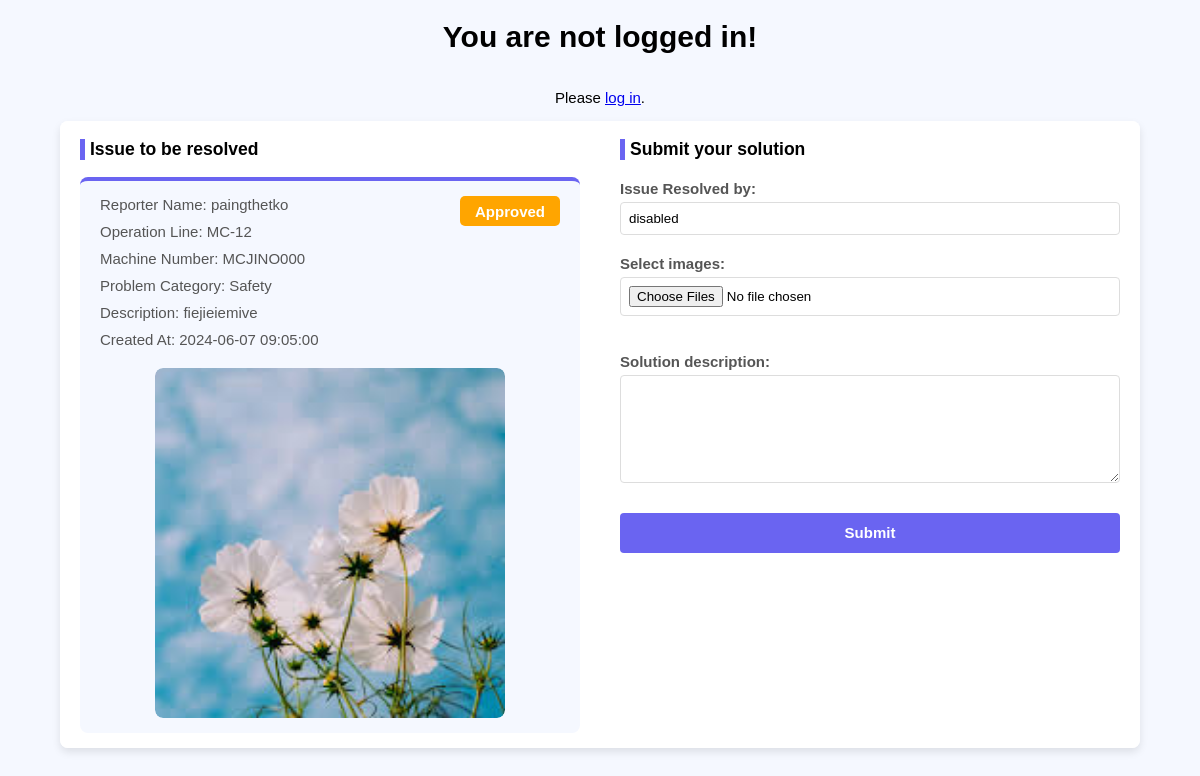
The app's page /main/solution/4/ with its own data.
### main/models.py (models this page shows)
class Report(models.Model):
    STATUS_CHOICES = [
        ('0', 'Pending'),
        ('1', 'Approved'),
        ('2', 'Sent'),
        ('3', 'Solved'),
        ('4', 'Rejected')
    ]
    reportID = models.AutoField(primary_key=True)
    reporterName = models.CharField(max_length=255)
    datetime = models.CharField(max_length=255,null=True)
    operationLineNumber = models.CharField(max_length=255)
    machineNumber = models.CharField(max_length=255, blank=True, null=True)
    problemDescription = models.TextField()
    status = models.CharField(max_length=1, choices=STATUS_CHOICES, default='0')
    confirmedBy = models.CharField(max_length=255, blank=True, null=True)
    sentBy = models.CharField(max_length=255, blank=True, null=True)
    sentTo = models.CharField(max_length=255, blank=True, null=True)
    solvedBy = models.CharField(max_length=255, blank=True, null=True)
    problemCategory = models.CharField(max_length=255, null=True)
    emailNotifyDate = models.CharField(max_length=255, blank=True, null=True)
    dueDate = models.CharField(max_length=255, blank=True, null=True)
    class Meta:
        db_table = "report"

class Image(models.Model):
    report = models.ForeignKey(Report, related_name='images', on_delete=models.CASCADE, blank=True, null=True)
    imageData = models.ImageField(upload_to='reportImages/', height_field=None, width_field=None, max_length=100, blank=True, null=True)
    class Meta:
        db_table = "image"

### main/views.py (the view)
# urls.py: path('solution/<int:report_id>/', views.solution, name = 'solution'),
def solution(request, report_id):
    report = Report.objects.get(reportID = report_id)
    return render(request, 'solution.html', {'report': report})

### templates/solution.html (shortened to what this page needs)
<!DOCTYPE html>
<html lang="en">
<head>
</head>
<body>
    {% if user.is_authenticated %}
    <div style="display: flex; width: 100%;">
        <div style="flex: 2; ">
            <a href="{% url 'login' %}">&#10094;Back</a>
        </div>
        <div style="flex: 8; text-align: center;">
            <h2 style="color: #393680;">Welcome, {{ user.username }}!</h2>
        </div>
        <div style="flex: 2;">
        </div>
    </div>
    {% else %}
        <h1>You are not logged in!</h1>
        <p>Please <a href="{% url 'login' %}">log in</a>.</p>
    {% endif %}
    {% block content %}
    <div class="container">
        <div class="reports-container active">
            <div style="border-left: 5px solid #6A64F1; padding-left: 5px;">
                <h3>Issue to be resolved</h3>
            </div>
            <ul>
                {% if report %}
                    <div class="report-card" style="border-top: 4px solid #6A64F1;">
                        <div class="reportData-status">
                            <div style="flex: 10;">
                                <li>Reporter Name: {{ report.reporterName }}</li>
                                <li>Operation Line: {{ report.operationLineNumber }}</li>
                                <li>Machine Number: {{ report.machineNumber }}</li>
                                <li>Problem Category: {{ report.problemCategory }}</li>
                                <li>Description: {{ report.problemDescription }}</li>
                                <li>Created At: {{ report.datetime }}</li>
                            </div>
                            <div style="flex: 2; padding-top: 10px;">
                                {% if report.status == '0' %}
                                    <div class="pending-tag">Pending</div>
                                {% elif report.status == '1' %}
                                    <div class="approved-tag">Approved</div>
                                {% elif report.status == '2' %}
                                    <div class="email_sent">Email Sent</div>
                                {% elif report.status == '3' %}
                                    <div class="solved">Solved</div>
                                    <a style="font-size: 14px; margin: 10px 0px 0px 5px;" href="{% url 'solutionForReport' report.reportID %}">View Solution</a>
                                {% elif report.status == '4' %}
                                    <div class="rejected">Rejected</div>
                                {% endif %}
                            </div>
                        </div>
                        <li>
                            <div class="carousel">
                                <div class="carousel-images">
                                    {% for image in report.images.all %}
                                        <img src="{{ image.imageData.url }}" alt="Report Image" width="300px" height="350px" style="object-fit: cover;">
                                    {% endfor %}
                                </div>
                            </div>
                        </li>
                    </div>
                {% else %}
                    <li>No reports to display.</li>
                {% endif %}
            </ul>
        </div>
        <div class="form-container">
            <div style="border-left: 5px solid #6A64F1; padding-left: 5px;">
                <h3>Submit your solution</h3>
            </div>
            <form method="post" enctype="multipart/form-data" action="{% url 'upload_solution' report.reportID %}">
                <label for="solverName">Issue Resolved by:</label>
                <input type="text" id="solverName" name="solverName" value={{user.username}} disabled><br>
                <label for="solimages">Select images:</label>
                <input type="file" id="solimages" name="solimages" accept="image/*" multiple required><br><br>
                <label for="soldescription">Solution description:</label>
                <textarea id="soldescription" name="description" rows="6" cols="50" required>{{ editReport.problemDescription }}</textarea><br><br>
                <input type="submit" value="Submit" name="Submit">
            </form>
        </div>
    </div>
    {% endblock %}
</body>
</html>

### templates/solution.html (style rules this page uses)
body { font-family: Arial, sans-serif; margin: 0; padding: 0; display: flex; flex-direction: column; align-items: center; background-color: #F5F8FF; font-size: 15px; }
.container { display: flex; width: 90%; margin: auto; background-color: #fff; box-shadow: 0 4px 8px rgba(0, 0, 0, 0.1); border-radius: 8px; overflow: hidden; }
.form-container, .reports-container { padding: 0px 20px; width: 50%; }
.form-container { background-color: #FFFFFF; border-right: 1px solid #33333331; }
.reports-container { background-color: #FFFFFF; }
.report-card { background-color: #F5F8FF; padding: 5px 20px; border-radius: 8px; }
.report-card li { color: #555; }
.reportData-status { display: flex; }
label { display: block; margin: 10px 0 5px; font-weight: bold; color: #555; }
select, input[type="file"], input[type="submit"], input[type="text"], textarea { width: 100%; padding: 8px; margin-bottom: 10px; border: 1px solid #ddd; border-radius: 4px; box-sizing: border-box; }
input[type="submit"] { background-color: #6A64F1; color: white; border: none; cursor: pointer; height: 40px; font-size: 15px; font-weight: bold; }
ul { list-style-type: none; padding: 0; }
ul li { margin: 10px 0; color: #333; }
form { margin-top: 20px; }
.carousel { position: relative; width: 100%; max-width: 600px; margin: auto; overflow: hidden; border-radius: 8px; }
.carousel-images { display: flex; transition: transform 0.5s ease-in-out; }
.carousel-images img { width: 100%; border-radius: 8px; }
.approved-tag { width: 100px; height: 30px; background-color: orange; align-content: center; text-align: center; border-radius: 5px; font-weight: bold; color: white; }
@media only screen and (min-width: 1024px) { .form-container { width: 100%; margin: 0 auto; border-right: none; } }
@media only screen and (min-width: 1024px) { .reports-container { width: 100%; } }
@media only screen and (min-width: 1024px) { select, input[type="file"], input[type="submit"], input[type="text"], textarea { width: 100%; } }
@media only screen and (min-width: 1024px) { .carousel { width: 100%; max-width: 350px; } }

### records on screen
Report: reporterName "paingthetko", operationLineNumber "MC-12", machineNumber "MCJINO000", problemCategory "Safety", problemDescription "fiejieiemive", datetime "2024-06-07 09:05:00"
Image: imageData (picture)
